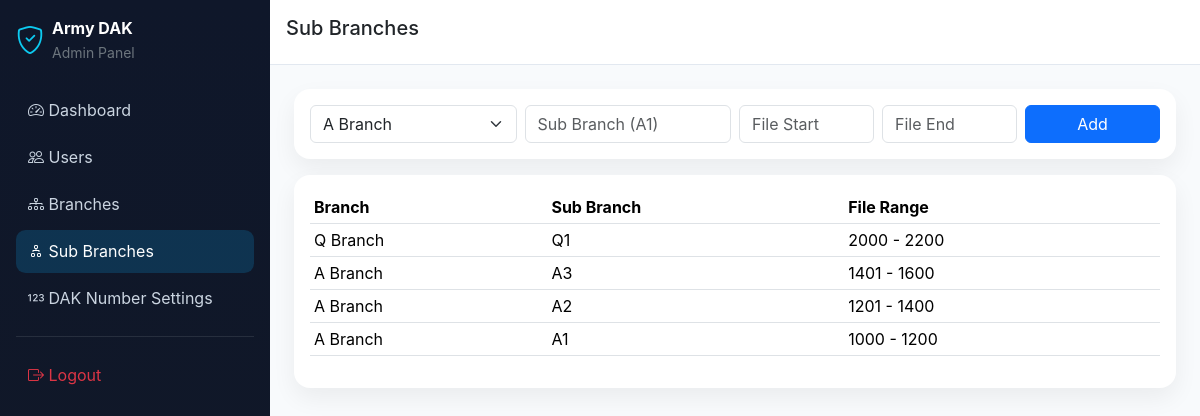
Page /admin/sub_branches.php (signed in) on the committed database.
### tables this page shows
CREATE TABLE IF NOT EXISTS sub_branches (
  id INT AUTO_INCREMENT PRIMARY KEY,
  branch_id INT NOT NULL,
  sub_branch_name VARCHAR(100) NOT NULL,
  file_start INT NOT NULL,
  file_end INT NOT NULL,
  status TINYINT(1) NOT NULL DEFAULT 1,
  FOREIGN KEY (branch_id) REFERENCES branches(id)
);

CREATE TABLE IF NOT EXISTS branches (
  id INT AUTO_INCREMENT PRIMARY KEY,
  branch_name VARCHAR(100) NOT NULL,
  description VARCHAR(255) NULL,
  status TINYINT(1) NOT NULL DEFAULT 1
);

### config/database.php (called while the page is built, shortened)
<?php
function db(): PDO
{
    static $pdo = null;
    if ($pdo instanceof PDO) {
        return $pdo;
    }
    $host = getenv('DB_HOST') ?: '127.0.0.1';
    $name = getenv('DB_NAME') ?: 'dak_system';
    $user = getenv('DB_USER') ?: 'root';
    $pass = getenv('DB_PASS') ?: '';
    $dsn = sprintf('mysql:host=%s;dbname=%s;charset=utf8mb4', $host, $name);
    $pdo = new PDO($dsn, $user, $pass, [
        PDO::ATTR_ERRMODE => PDO::ERRMODE_EXCEPTION,
        PDO::ATTR_DEFAULT_FETCH_MODE => PDO::FETCH_ASSOC,
        PDO::ATTR_EMULATE_PREPARES => false,
    ]);
    return $pdo;
}

### includes/auth.php (called while the page is built, shortened)
<?php
require_once __DIR__ . '/../config/database.php';
function esc(string $value): string
{
    return htmlspecialchars($value, ENT_QUOTES, 'UTF-8');
}

### admin/sub_branches.php (the view, shortened to what this page needs)
<?php
require_once __DIR__ . '/../includes/auth.php';
$branches = db()->query('SELECT id, branch_name FROM branches WHERE status=1 ORDER BY branch_name')->fetchAll();
$rows = db()->query('SELECT sb.*, b.branch_name FROM sub_branches sb JOIN branches b ON b.id=sb.branch_id ORDER BY sb.id DESC')->fetchAll();
include __DIR__ . '/../includes/header.php';
include __DIR__ . '/../includes/sidebar.php';
?>
<div class="main-panel"><div class="topbar p-3"><h5>Sub Branches</h5></div><main class="p-4">
<div class="card p-3 mb-3"><form method="post" class="row g-2"><?= csrf_field() ?>
<div class="col-md-3"><select name="branch_id" class="form-select"><?php foreach($branches as $b): ?><option value="<?= (int)$b['id'] ?>"><?= esc($b['branch_name']) ?></option><?php endforeach; ?></select></div>
<div class="col-md-3"><input required name="sub_branch_name" class="form-control" placeholder="Sub Branch (A1)"></div>
<div class="col-md-2"><input required type="number" name="file_start" class="form-control" placeholder="File Start"></div>
<div class="col-md-2"><input required type="number" name="file_end" class="form-control" placeholder="File End"></div>
<div class="col-md-2"><button class="btn btn-primary w-100">Add</button></div></form></div>
<div class="card p-3"><table class="table table-sm"><tr><th>Branch</th><th>Sub Branch</th><th>File Range</th></tr><?php foreach($rows as $r): ?><tr><td><?= esc($r['branch_name']) ?></td><td><?= esc($r['sub_branch_name']) ?></td><td><?= (int)$r['file_start'] ?> - <?= (int)$r['file_end'] ?></td></tr><?php endforeach; ?></table></div>
</main></div>
<?php include __DIR__ . '/../includes/footer.php'; ?>

### assets/css/style.css (style rules this page uses)
:root { --primary: #0f172a; --accent: #075985; --bg: #f8fafc; }
body { font-family: Inter, Roboto, sans-serif; background: var(--bg); }
.main-panel { flex: 1; }
.topbar { background: #fff; border-bottom: 1px solid #e2e8f0; }
.card { border: none; border-radius: 1rem; box-shadow: 0 10px 25px rgba(2, 6, 23, .06); }

### rows in the picture
sub_branches: branch.branch_name "Q Branch", sub_branch_name "Q1", file_start "2000", file_end "2200"
sub_branches: branch.branch_name "A Branch", sub_branch_name "A3", file_start "1401", file_end "1600"
sub_branches: branch.branch_name "A Branch", sub_branch_name "A2", file_start "1201", file_end "1400"
sub_branches: branch.branch_name "A Branch", sub_branch_name "A1", file_start "1000", file_end "1200"

### other values in the picture
form field branch_id "A Branch"
